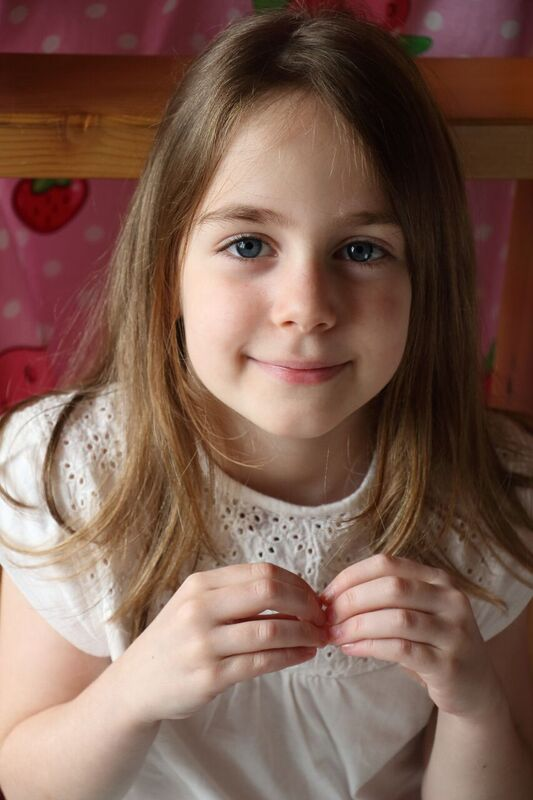
#> input picture src/ch3/cv2io/test.jpg, 533 x 800 px, given in place of the camera
$ python diff_camera.py
#> lines starting #> are read from the running program, lines starting #| are printed output that depends on the picture; after the words box and inside, x2 and y2 are one past the last pixel; in counts of white or black regions, pixels touching at a corner belong together
import cv2

cap = cv2.VideoCapture(0)
img_last = None # 前回の画像を記憶する変数 --- (*1)
green = (0, 255, 0)

while True:
    # 画像を取得
    _, frame = cap.read()
#> frame is the input picture: shape (800, 533, 3); mean B, G, R 82.6, 95.3, 126
    frame = cv2.resize(frame, (500, 300))
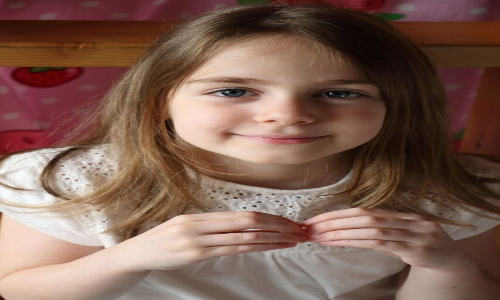
#> frame: shape (300, 500, 3); mean B, G, R 82.5, 95.2, 125.9
    # 白黒画像に変換 --- (*2)
    gray = cv2.cvtColor(frame, cv2.COLOR_BGR2GRAY)
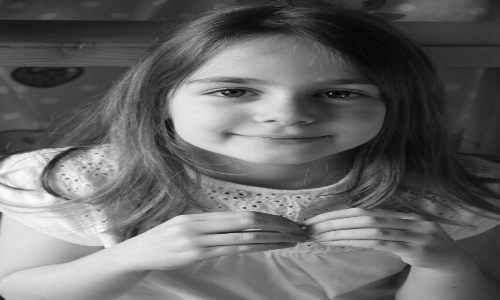
#> gray: shape (300, 500); min 2, max 252, mean 102.9
    gray = cv2.GaussianBlur(gray, (9, 9), 0)
    img_b = cv2.threshold(gray, 100, 255, cv2.THRESH_BINARY)[1]
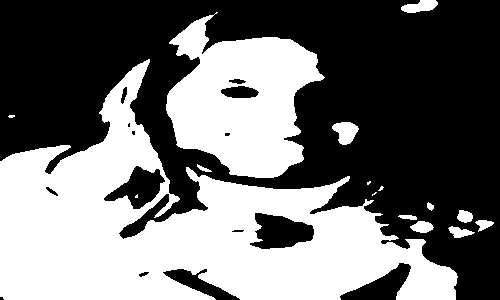
#> img_b: shape (300, 500); 43.7% white; 16 white regions (5 under 20 px), largest, box (x1, y1, x2, y2) and area: (0, 59, 458, 300) 48097, (166, 12, 325, 178) 15883, (332, 122, 359, 145) 407
    # 差分を確認する
    if img_last is None:
        img_last = img_b
        continue
    frame_diff = cv2.absdiff(img_last, img_b) # --- (*3)
    cnts = cv2.findContours(frame_diff,
            cv2.RETR_EXTERNAL,
            cv2.CHAIN_APPROX_SIMPLE)[0]
    # 差分があった点を画面に描く --- (*4)
    for pt in cnts:
        x, y, w, h = cv2.boundingRect(pt)
        if w < 30: continue # 小さな変更点は無視
        cv2.rectangle(frame, (x, y), (x+w, y+h), green, 2)
    # 今回のフレームを保存 --- (*5)
    img_last = img_b
    # 画面に表示
    cv2.imshow("Diff Camera", frame)
    cv2.imshow("diff data", frame_diff)
    if cv2.waitKey(1) == 13: break
cap.release()
cv2.destroyAllWindows()
